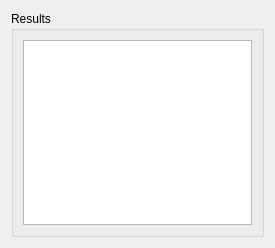
<?xml version="1.0" encoding="UTF-8"?>
<ui version="4.0">
 <class>ResultWidget</class>
 <widget class="QWidget" name="ResultWidget">
  <property name="geometry">
   <rect>
    <x>0</x>
    <y>0</y>
    <width>275</width>
    <height>248</height>
   </rect>
  </property>
  <property name="windowTitle">
   <string>Form</string>
  </property>
  <layout class="QVBoxLayout" name="verticalLayout_2">
   <item>
    <widget class="QGroupBox" name="groupBox">
     <property name="title">
      <string>Results</string>
     </property>
     <layout class="QVBoxLayout" name="verticalLayout">
      <item>
       <widget class="QTableWidget" name="tableWidget"/>
      </item>
     </layout>
    </widget>
   </item>
  </layout>
 </widget>
 <resources/>
 <connections/>
</ui>
